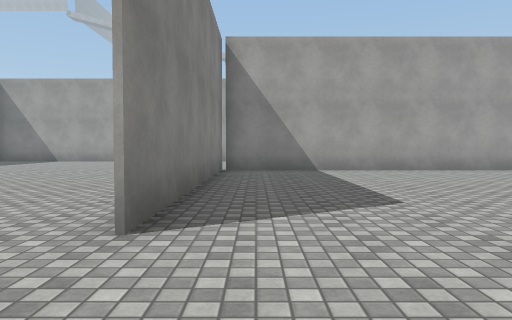
view 1 (above)

24 first-person views from a walk through a Unity game level. The camera is 1.2 m above the floor, tilts 2° down and sees 70° across. The floor is counted in squares, 2 m on a side. Each view is taken from the middle of a square. On the plan, view 1 faces up. The plan holds only what a view shows up to about 10 squares ahead; the rest is blank. The place goes on beyond the plan. Surface patterns are stand-ins for the level's own textures.

view 2
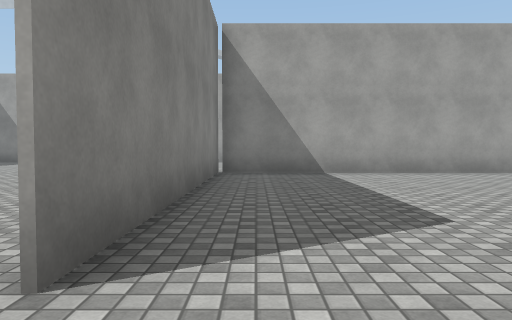

view 3
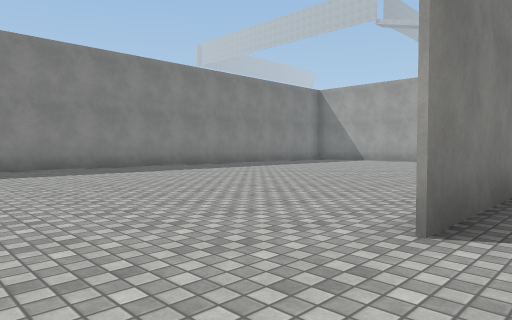

view 4
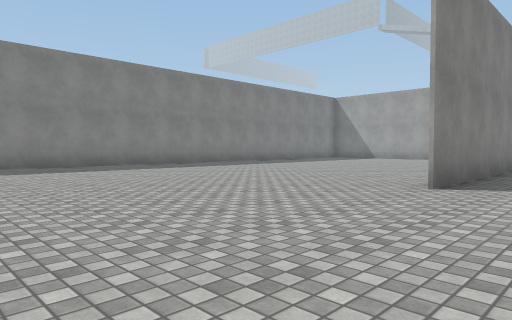

view 5
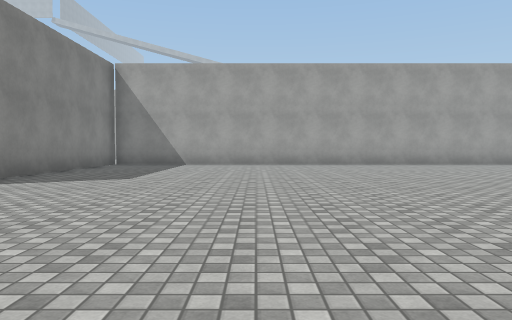

view 6
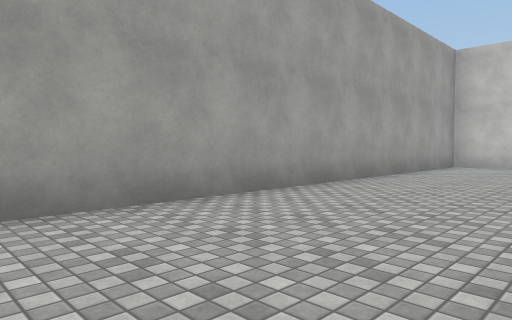

view 7
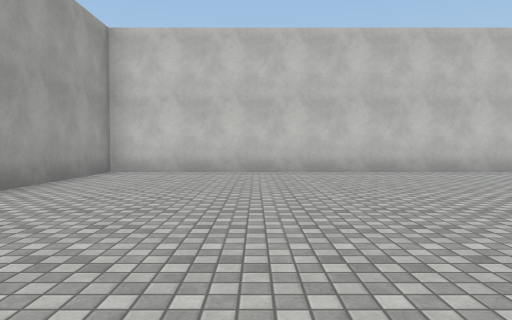

view 8
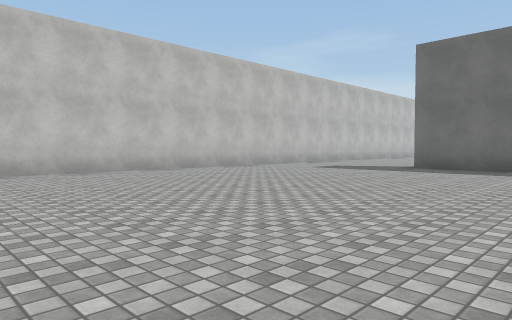

view 9
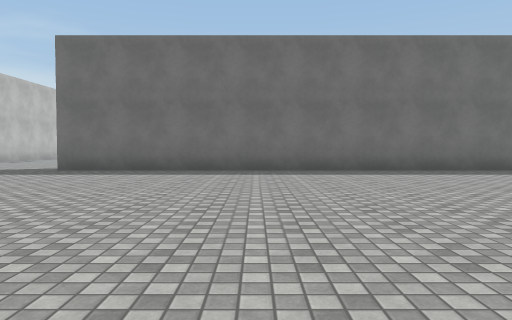

view 10
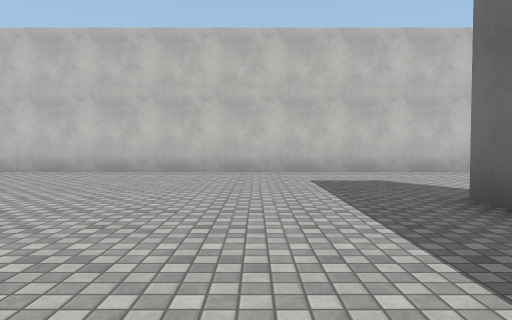

view 11
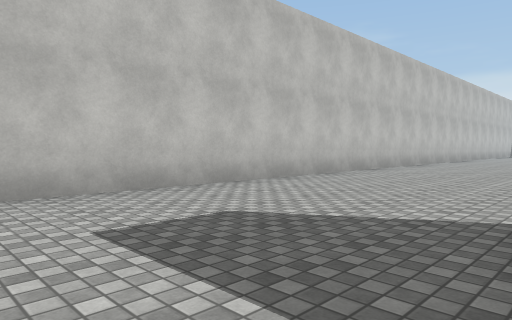

view 12
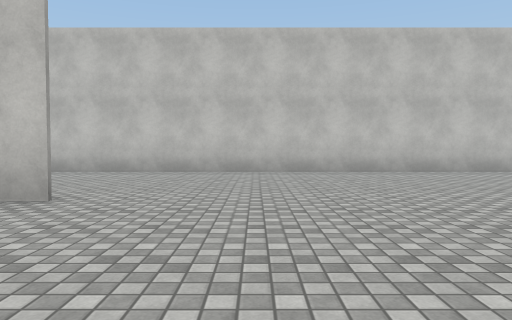

view 13
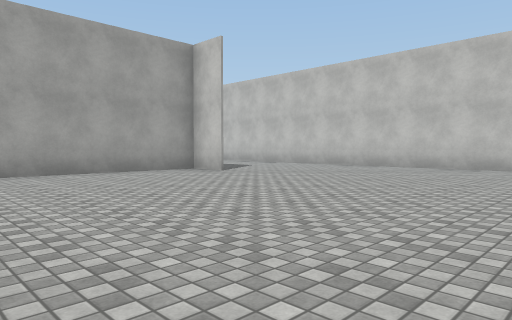

view 14
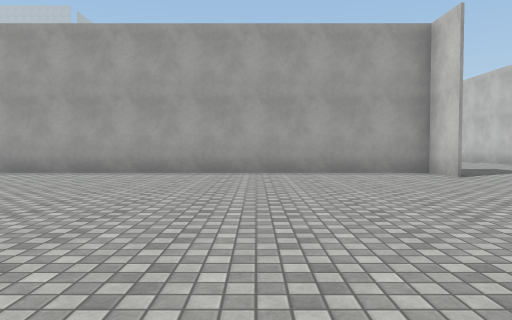

view 15
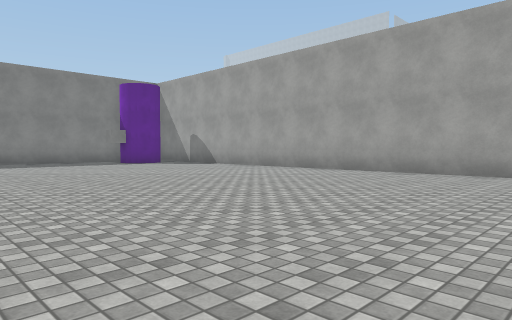

view 16
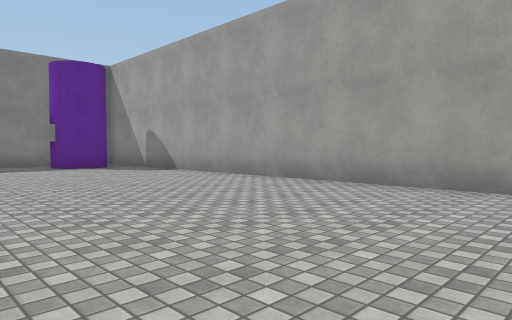

view 17
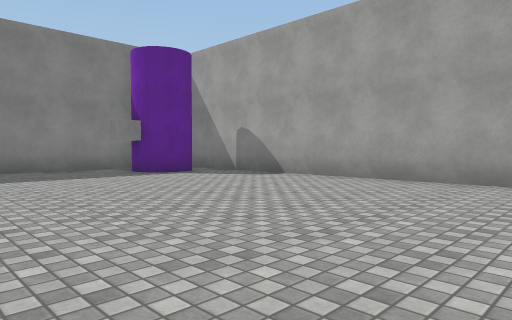

view 18
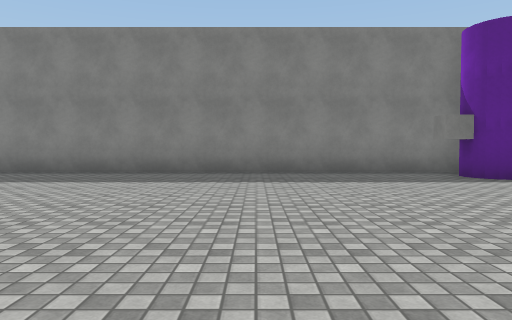

view 19
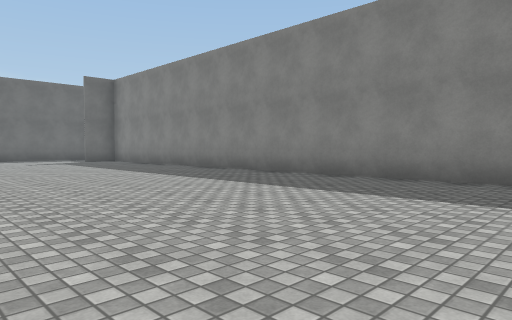

view 20
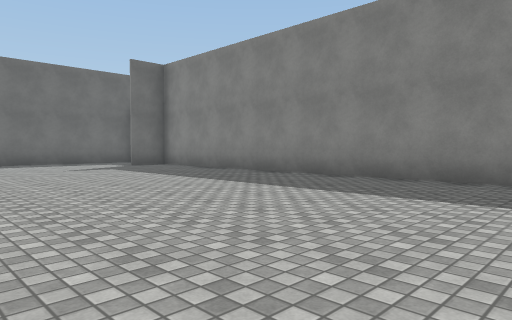

view 21
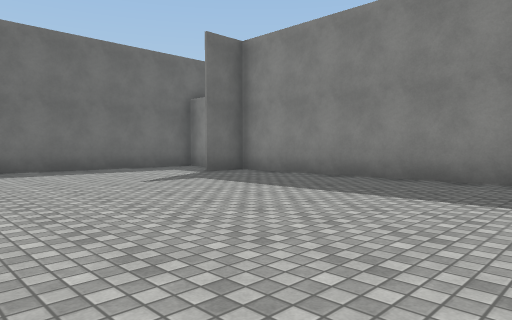

view 22
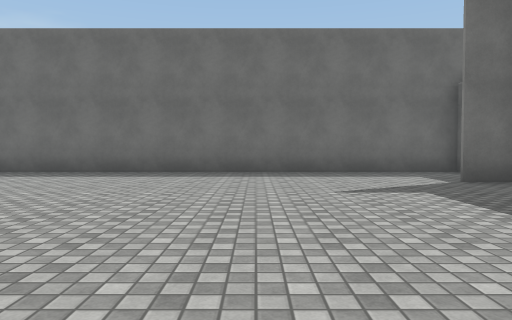

view 23
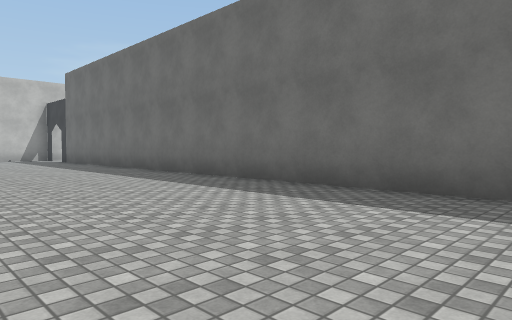

view 24
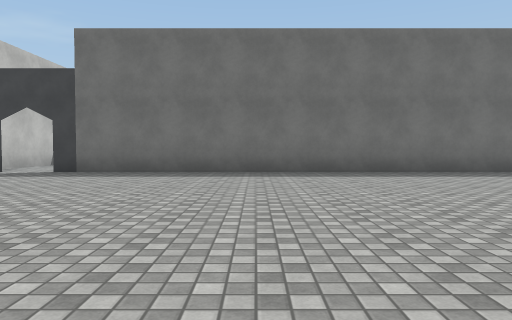

### Floor plan
Points are (right, up) in squares from view 1. A wall is a line through its corners. A room is listed if a view was taken in it or the views show most of it. See-through windows are left out.
Room 1 (views 1, 2, 3, 4, 5, 6, 7, 8, 9, 10, 11)
walls: (-1.6, -4.4) (10.1, -4.4); (-10.8, 3.5) (-10.8, 1.9); (-10.8, -0.5) (-10.8, -1); (14.8, -6.5) (14.8, 9.5) (-0.9, 9.5) (-0.9, 2.4)
ways out: opening at (12, -6) to room 2
Room 2 (views 12, 13, 14, 15, 16, 17, 18, 19, 20, 21, 22, 23, 24)
walls: (14.8, -14.2) (14.8, -6.5); (10, -5.8) (10, -4.5) (-8.6, -4.5); (-10.8, -6) (-10.8, -27.3) (-9.5, -27.3); (-11, -29.9) (13, -29.9)
ways out: opening at (12, -6) to room 1; gap at (13.5, -30)
objects: other object (-9, -7)

Positions as (right, up) in squares from view 1, and headings:
1: (0, 0), facing up
2: (0, 1), facing up
3: (0, 0), facing up-left
4: (1, -3), facing up-left
5: (4, -3), facing up
6: (3, 6), facing up-right
7: (6, 6), facing right
8: (6, 6), facing down-right
9: (5, 5), facing down
10: (6, -2), facing right
11: (10, -2), facing down-right
12: (6, -8), facing right
13: (4, -13), facing up-right
14: (6, -13), facing up
15: (4, -13), facing up-left
16: (2, -10), facing up-left
17: (-1, -11), facing up-left
18: (-2, -11), facing left
19: (-4, -12), facing down-left
20: (-4, -16), facing down-left
21: (-4, -20), facing down-left
22: (-6, -21), facing down
23: (-3, -25), facing down-right
24: (8, -21), facing down
